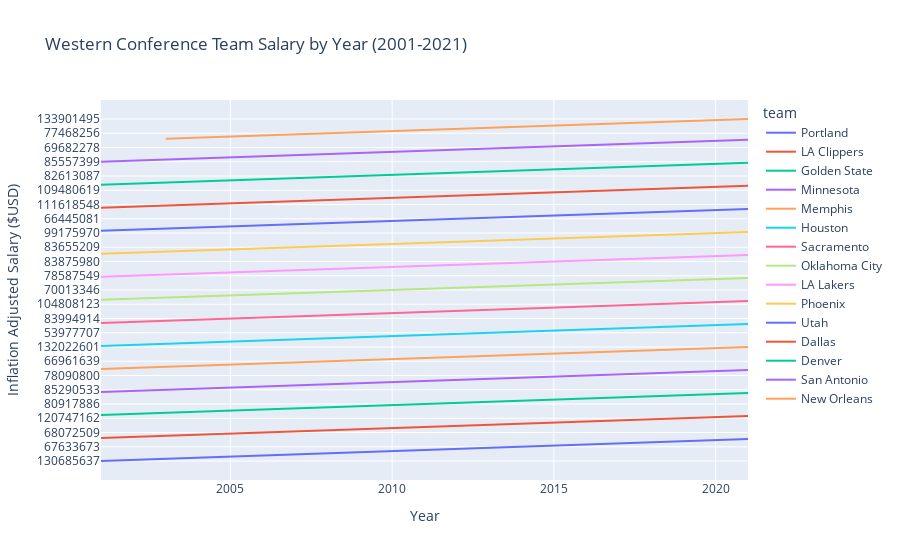
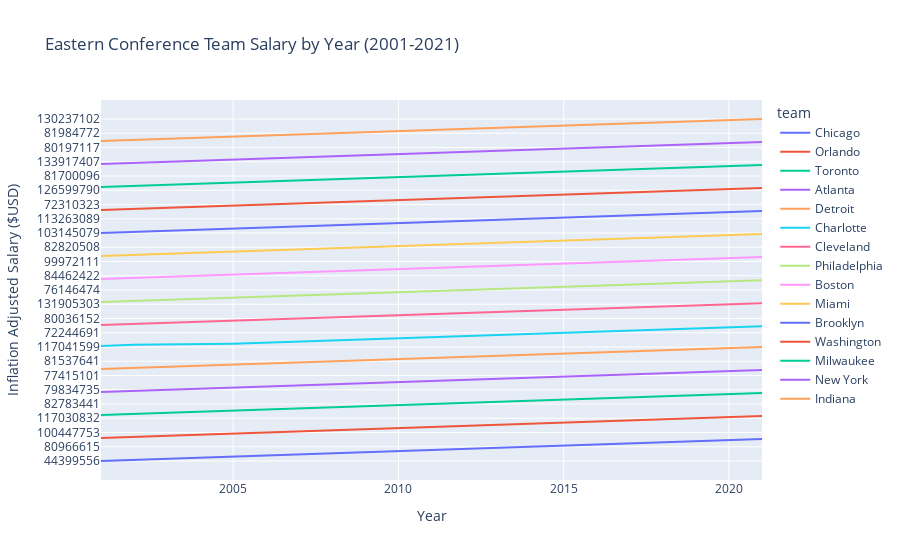

The cell these charts' notebook holds for them, in order:
### Markdown cell above
The above bar chart illustrates inflation adjusted salary information once again for each team.
In plotting this information in a different form, we may gain some additional insights not previously observed in the scatter plot.
Not only does this chart illustrate the difference in team salaries by season through the size of each segment within the bars,
it also shows an interesting allocation across teams, namely the total compensation for the previous 20 years.
Examining the height of the overall bars for each team indicates the total salaries paid during the past 20 seasons – this clearly shows
that some teams have paid far larger salaries than others over the 20-year period being examined.
For example, New York shows just under 2.5 billion dollars paid (adjusted for inflation)
while Charlotte shows under 1.5 billion dollars (adjusted for inflation) over the same time frame.

### Code cell
#sorting by year in order to plot salaries as a time series
team_sal_yr_srt = team_sal.sort_values('Year',ascending=True)

fig6 = px.line(team_sal_yr_srt[team_sal_yr_srt['conference']=='Western Conference'], x='Year',y='salary(Inflation)',color='team',
               title='Western Conference Team Salary by Year (2001-2021)',
               labels={'salary(Inflation)': 'Inflation Adjusted Salary ($USD)'})
fig6.show()

fig6 = px.line(team_sal_yr_srt[team_sal_yr_srt['conference']=='Eastern Conference'], x='Year',y='salary(Inflation)',color='team',
               title='Eastern Conference Team Salary by Year (2001-2021)',
               labels={'salary(Inflation)': 'Inflation Adjusted Salary ($USD)'})
fig6.show()

### Figure 1 — Plotly figure (JSON) as saved in the notebook; plotly's stock layout.template omitted (floating-point values rounded to 4 significant figures)
{"data": [{"hovertemplate": "team=Portland<br>Year=%{x}<br>Inflation Adjusted Salary ($USD)=%{y}<extra></extra>", "legendgroup": "Portland", "line": {"color": "#636efa", "dash": "solid"}, "marker": {"symbol": "circle"}, "mode": "lines", "name": "Portland", "orientation": "h", "showlegend": true, "type": "scatter", "x": [2001, 2002, 2003, 2004, 2005, 2006, 2007, 2008, 2009, 2010, 2011, 2012, 2013, 2014, 2015, 2016, 2017, 2018, 2019, 2020, 2021], "xaxis": "x", "y": ["130685637", "122081136", "151318745", "116418097", "113706964", "79549869", "95325656", "90622575", "94558421", "68062351", "88213909", "92419505", "66778171", "67633673", "75645209", "66638236", "128067649", "124931523", "133258826", "132832183", "131904647"], "yaxis": "y"}, {"hovertemplate": "team=LA Clippers<br>Year=%{x}<br>Inflation Adjusted Salary ($USD)=%{y}<extra></extra>", "legendgroup": "LA Clippers", "line": {"color": "#EF553B", "dash": "solid"}, "marker": {"symbol": "circle"}, "mode": "lines", "name": "LA Clippers", "orientation": "h", "showlegend": true, "type": "scatter", "x": [2001, 2002, 2003, 2004, 2005, 2006, 2007, 2008, 2009, 2010, 2011, 2012, 2013, 2014, 2015, 2016, 2017, 2018, 2019, 2020, 2021], "xaxis": "x", "y": ["44271376", "49024771", "61555695", "54891473", "61810481", "68072509", "75193160", "80237310", "73945671", "73644132", "62951979", "76901427", "77686584", "80649628", "92218473", "104808488", "122745802", "125336563", "120747162", "132355511", "139722606"], "yaxis": "y"}, {"hovertemplate": "team=Golden State<br>Year=%{x}<br>Inflation Adjusted Salary ($USD)=%{y}<extra></extra>", "legendgroup": "Golden State", "line": {"color": "#00cc96", "dash": "solid"}, "marker": {"symbol": "circle"}, "mode": "lines", "name": "Golden State", "orientation": "h", "showlegend": true, "type": "scatter", "x": [2001, 2002, 2003, 2004, 2005, 2006, 2007, 2008, 2009, 2010, 2011, 2012, 2013, 2014, 2015, 2016, 2017, 2018, 2019, 2020, 2021], "xaxis": "x", "y": ["63347202", "69056499", "68408215", "74906661", "74666976", "75701606", "82602226", "76897002", "79426692", "78109367", "80917886", "70326943", "78679974", "80046105", "79619438", "101189798", "108656876", "144824464", "149663080", "130089563", "171105334"], "yaxis": "y"}, {"hovertemplate": "team=Minnesota<br>Year=%{x}<br>Inflation Adjusted Salary ($USD)=%{y}<extra></extra>", "legendgroup": "Minnesota", "line": {"color": "#ab63fa", "dash": "solid"}, "marker": {"symbol": "circle"}, "mode": "lines", "name": "Minnesota", "orientation": "h", "showlegend": true, "type": "scatter", "x": [2001, 2002, 2003, 2004, 2005, 2006, 2007, 2008, 2009, 2010, 2011, 2012, 2013, 2014, 2015, 2016, 2017, 2018, 2019, 2020, 2021], "xaxis": "x", "y": ["71011552", "79792192", "85290533", "100020234", "95295751", "81951849", "84899792", "85429019", "78282372", "74405418", "63230864", "64921888", "72268424", "75697211", "75041784", "78090800", "89342526", "122160471", "124773273", "114940421", "130334934"], "yaxis": "y"}, {"hovertemplate": "team=Memphis<br>Year=%{x}<br>Inflation Adjusted Salary ($USD)=%{y}<extra></extra>", "legendgroup": "Memphis", "line": {"color": "#FFA15A", "dash": "solid"}, "marker": {"symbol": "circle"}, "mode": "lines", "name": "Memphis", "orientation": "h", "showlegend": true, "type": "scatter", "x": [2001, 2002, 2003, 2004, 2005, 2006, 2007, 2008, 2009, 2010, 2011, 2012, 2013, 2014, 2015, 2016, 2017, 2018, 2019, 2020, 2021], "xaxis": "x", "y": ["73121988", "73748227", "87426238", "80522362", "91065838", "89500664", "78724625", "66961639", "65927110", "68470169", "83077585", "80664209", "70835373", "79482784", "81293315", "89905480", "117747216", "116503695", "129014051", "99131862", "132022601"], "yaxis": "y"}, {"hovertemplate": "team=Houston<br>Year=%{x}<br>Inflation Adjusted Salary ($USD)=%{y}<extra></extra>", "legendgroup": "Houston", "line": {"color": "#19d3f3", "dash": "solid"}, "marker": {"symbol": "circle"}, "mode": "lines", "name": "Houston", "orientation": "h", "showlegend": true, "type": "scatter", "x": [2001, 2002, 2003, 2004, 2005, 2006, 2007, 2008, 2009, 2010, 2011, 2012, 2013, 2014, 2015, 2016, 2017, 2018, 2019, 2020, 2021], "xaxis": "x", "y": ["73695406", "71210143", "71909791", "77748072", "81924676", "91796140", "81109569", "86481008", "86361099", "82582941", "85530967", "65124515", "53977707", "63838780", "83121875", "94529294", "97288163", "126191680", "129389144", "128937160", "131784255"], "yaxis": "y"}, {"hovertemplate": "team=Sacramento<br>Year=%{x}<br>Inflation Adjusted Salary ($USD)=%{y}<extra></extra>", "legendgroup": "Sacramento", "line": {"color": "#FF6692", "dash": "solid"}, "marker": {"symbol": "circle"}, "mode": "lines", "name": "Sacramento", "orientation": "h", "showlegend": true, "type": "scatter", "x": [2001, 2002, 2003, 2004, 2005, 2006, 2007, 2008, 2009, 2010, 2011, 2012, 2013, 2014, 2015, 2016, 2017, 2018, 2019, 2020, 2021], "xaxis": "x", "y": ["69183929", "79541971", "100907091", "95951595", "83994914", "83253149", "81692814", "78449733", "81533319", "80695005", "53541040", "55906037", "61137931", "65330434", "79368398", "76279505", "102251465", "104808123", "103805581", "114531782", "106847430"], "yaxis": "y"}, {"hovertemplate": "team=Oklahoma City<br>Year=%{x}<br>Inflation Adjusted Salary ($USD)=%{y}<extra></extra>", "legendgroup": "Oklahoma City", "line": {"color": "#B6E880", "dash": "solid"}, "marker": {"symbol": "circle"}, "mode": "lines", "name": "Oklahoma City", "orientation": "h", "showlegend": true, "type": "scatter", "x": [2001, 2002, 2003, 2004, 2005, 2006, 2007, 2008, 2009, 2010, 2011, 2012, 2013, 2014, 2015, 2016, 2017, 2018, 2019, 2020, 2021], "xaxis": "x", "y": ["77067926", "65979707", "76189081", "73462280", "73141638", "65282117", "72405285", "75304683", "80516684", "70013346", "66142032", "67956869", "77429752", "79107981", "86971605", "103392305", "97581263", "141587738", "148256541", "132870415", "95774839"], "yaxis": "y"}, {"hovertemplate": "team=LA Lakers<br>Year=%{x}<br>Inflation Adjusted Salary ($USD)=%{y}<extra></extra>", "legendgroup": "LA Lakers", "line": {"color": "#FF97FF", "dash": "solid"}, "marker": {"symbol": "circle"}, "mode": "lines", "name": "LA Lakers", "orientation": "h", "showlegend": true, "type": "scatter", "x": [2001, 2002, 2003, 2004, 2005, 2006, 2007, 2008, 2009, 2010, 2011, 2012, 2013, 2014, 2015, 2016, 2017, 2018, 2019, 2020, 2021], "xaxis": "x", "y": ["88177651", "78587549", "90495743", "89987682", "88413490", "96647948", "97960248", "89862199", "92185313", "109215362", "108136161", "100806814", "112488883", "85478505", "83875980", "78530593", "101380286", "108533052", "109696872", "119739915", "139334713"], "yaxis": "y"}, {"hovertemplate": "team=Phoenix<br>Year=%{x}<br>Inflation Adjusted Salary ($USD)=%{y}<extra></extra>", "legendgroup": "Phoenix", "line": {"color": "#FECB52", "dash": "solid"}, "marker": {"symbol": "circle"}, "mode": "lines", "name": "Phoenix", "orientation": "h", "showlegend": true, "type": "scatter", "x": [2001, 2002, 2003, 2004, 2005, 2006, 2007, 2008, 2009, 2010, 2011, 2012, 2013, 2014, 2015, 2016, 2017, 2018, 2019, 2020, 2021], "xaxis": "x", "y": ["80608430", "81968386", "79137624", "93929275", "60608355", "71078962", "83655209", "88249053", "89693071", "78033080", "78036385", "92099560", "60884409", "61350727", "62754255", "73562377", "96003042", "97543120", "111198041", "99175970", "128858241"], "yaxis": "y"}, {"hovertemplate": "team=Utah<br>Year=%{x}<br>Inflation Adjusted Salary ($USD)=%{y}<extra></extra>", "legendgroup": "Utah", "line": {"color": "#636efa", "dash": "solid"}, "marker": {"symbol": "circle"}, "mode": "lines", "name": "Utah", "orientation": "h", "showlegend": true, "type": "scatter", "x": [2001, 2002, 2003, 2004, 2005, 2006, 2007, 2008, 2009, 2010, 2011, 2012, 2013, 2014, 2015, 2016, 2017, 2018, 2019, 2020, 2021], "xaxis": "x", "y": ["80589757", "76241809", "72989400", "48763441", "59136697", "76044013", "79237774", "80374831", "77571077", "85941383", "89717461", "66445081", "73760110", "62832932", "65814018", "68715203", "85717182", "111143366", "116449685", "119678146", "136881324"], "yaxis": "y"}, {"hovertemplate": "team=Dallas<br>Year=%{x}<br>Inflation Adjusted Salary ($USD)=%{y}<extra></extra>", "legendgroup": "Dallas", "line": {"color": "#EF553B", "dash": "solid"}, "marker": {"symbol": "circle"}, "mode": "lines", "name": "Dallas", "orientation": "h", "showlegend": true, "type": "scatter", "x": [2001, 2002, 2003, 2004, 2005, 2006, 2007, 2008, 2009, 2010, 2011, 2012, 2013, 2014, 2015, 2016, 2017, 2018, 2019, 2020, 2021], "xaxis": "x", "y": ["78168771", "83943444", "104523585", "111618548", "124900998", "130495415", "112485175", "125828564", "111977963", "106272786", "101018108", "88147505", "78376184", "82816170", "91743400", "81450292", "109480619", "89919516", "88963153", "121651576", "127657823"], "yaxis": "y"}, {"hovertemplate": "team=Denver<br>Year=%{x}<br>Inflation Adjusted Salary ($USD)=%{y}<extra></extra>", "legendgroup": "Denver", "line": {"color": "#00cc96", "dash": "solid"}, "marker": {"symbol": "circle"}, "mode": "lines", "name": "Denver", "orientation": "h", "showlegend": true, "type": "scatter", "x": [2001, 2002, 2003, 2004, 2005, 2006, 2007, 2008, 2009, 2010, 2011, 2012, 2013, 2014, 2015, 2016, 2017, 2018, 2019, 2020, 2021], "xaxis": "x", "y": ["78040738", "78874976", "70373566", "55290425", "62650997", "74876666", "83244380", "102645429", "82613087", "89563200", "80449464", "66873548", "71273659", "72625812", "61458077", "78416804", "89672906", "113181665", "121054282", "129577527", "129793210"], "yaxis": "y"}, {"hovertemplate": "team=San Antonio<br>Year=%{x}<br>Inflation Adjusted Salary ($USD)=%{y}<extra></extra>", "legendgroup": "San Antonio", "line": {"color": "#ab63fa", "dash": "solid"}, "marker": {"symbol": "circle"}, "mode": "lines", "name": "San Antonio", "orientation": "h", "showlegend": true, "type": "scatter", "x": [2001, 2002, 2003, 2004, 2005, 2006, 2007, 2008, 2009, 2010, 2011, 2012, 2013, 2014, 2015, 2016, 2017, 2018, 2019, 2020, 2021], "xaxis": "x", "y": ["85557399", "66396932", "76210688", "65205740", "64556769", "84258224", "83417867", "86672059", "80138361", "94825407", "82227153", "84210148", "78457104", "69682278", "76546596", "94884468", "119816133", "120643621", "124391233", "119987148", "129537825"], "yaxis": "y"}, {"hovertemplate": "team=New Orleans<br>Year=%{x}<br>Inflation Adjusted Salary ($USD)=%{y}<extra></extra>", "legendgroup": "New Orleans", "line": {"color": "#FFA15A", "dash": "solid"}, "marker": {"symbol": "circle"}, "mode": "lines", "name": "New Orleans", "orientation": "h", "showlegend": true, "type": "scatter", "x": [2003, 2004, 2005, 2006, 2007, 2008, 2009, 2010, 2011, 2012, 2013, 2014, 2015, 2016, 2017, 2018, 2019, 2020, 2021], "xaxis": "x", "y": ["63709647", "69887542", "76880958", "54710769", "68291410", "77468256", "79561452", "83860035", "80699541", "74740139", "72049124", "74366415", "86543655", "90429946", "108690692", "127148253", "118727603", "118629402", "133901495"], "yaxis": "y"}], "layout": {"legend": {"title": {"text": "team"}, "tracegroupgap": 0}, "title": {"text": "Western Conference Team Salary by Year (2001-2021)"}, "xaxis": {"anchor": "y", "domain": [0.0, 1.0], "title": {"text": "Year"}}, "yaxis": {"anchor": "x", "domain": [0.0, 1.0], "title": {"text": "Inflation Adjusted Salary ($USD)"}}}}

### Figure 2 — Plotly figure (JSON) as saved in the notebook; plotly's stock layout.template omitted (floating-point values rounded to 4 significant figures)
{"data": [{"hovertemplate": "team=Chicago<br>Year=%{x}<br>Inflation Adjusted Salary ($USD)=%{y}<extra></extra>", "legendgroup": "Chicago", "line": {"color": "#636efa", "dash": "solid"}, "marker": {"symbol": "circle"}, "mode": "lines", "name": "Chicago", "orientation": "h", "showlegend": true, "type": "scatter", "x": [2001, 2002, 2003, 2004, 2005, 2006, 2007, 2008, 2009, 2010, 2011, 2012, 2013, 2014, 2015, 2016, 2017, 2018, 2019, 2020, 2021], "xaxis": "x", "y": ["44399556", "61687130", "63813125", "77872081", "77836650", "75770479", "69569485", "78054961", "80263586", "83306095", "64504629", "79431243", "83683955", "80966615", "72917186", "94064534", "98963441", "95209595", "115193422", "113328998", "128963580"], "yaxis": "y"}, {"hovertemplate": "team=Orlando<br>Year=%{x}<br>Inflation Adjusted Salary ($USD)=%{y}<extra></extra>", "legendgroup": "Orlando", "line": {"color": "#EF553B", "dash": "solid"}, "marker": {"symbol": "circle"}, "mode": "lines", "name": "Orlando", "orientation": "h", "showlegend": true, "type": "scatter", "x": [2001, 2002, 2003, 2004, 2005, 2006, 2007, 2008, 2009, 2010, 2011, 2012, 2013, 2014, 2015, 2016, 2017, 2018, 2019, 2020, 2021], "xaxis": "x", "y": ["56015304", "66598516", "72273927", "70993689", "90297231", "100447753", "78072345", "71969607", "82085248", "98246805", "107358700", "100453936", "74771093", "62872712", "64496249", "68273611", "111343881", "103874703", "117030832", "126909843", "121739163"], "yaxis": "y"}, {"hovertemplate": "team=Toronto<br>Year=%{x}<br>Inflation Adjusted Salary ($USD)=%{y}<extra></extra>", "legendgroup": "Toronto", "line": {"color": "#00cc96", "dash": "solid"}, "marker": {"symbol": "circle"}, "mode": "lines", "name": "Toronto", "orientation": "h", "showlegend": true, "type": "scatter", "x": [2001, 2002, 2003, 2004, 2005, 2006, 2007, 2008, 2009, 2010, 2011, 2012, 2013, 2014, 2015, 2016, 2017, 2018, 2019, 2020, 2021], "xaxis": "x", "y": ["57292160", "76263240", "79400043", "88458245", "83853697", "82722851", "64818328", "81715196", "86531577", "81061593", "82783441", "62887477", "71570109", "79006676", "87955279", "77338864", "116160386", "123059496", "140969781", "123254273", "129131910"], "yaxis": "y"}, {"hovertemplate": "team=Atlanta<br>Year=%{x}<br>Inflation Adjusted Salary ($USD)=%{y}<extra></extra>", "legendgroup": "Atlanta", "line": {"color": "#ab63fa", "dash": "solid"}, "marker": {"symbol": "circle"}, "mode": "lines", "name": "Atlanta", "orientation": "h", "showlegend": true, "type": "scatter", "x": [2001, 2002, 2003, 2004, 2005, 2006, 2007, 2008, 2009, 2010, 2011, 2012, 2013, 2014, 2015, 2016, 2017, 2018, 2019, 2020, 2021], "xaxis": "x", "y": ["58762651", "74623833", "79834735", "90512897", "55798865", "56920182", "61726391", "68672363", "80313146", "78744343", "84530590", "84138365", "74942614", "65136701", "63080477", "77415101", "103020345", "105234890", "81005062", "86152846", "118804016"], "yaxis": "y"}, {"hovertemplate": "team=Detroit<br>Year=%{x}<br>Inflation Adjusted Salary ($USD)=%{y}<extra></extra>", "legendgroup": "Detroit", "line": {"color": "#FFA15A", "dash": "solid"}, "marker": {"symbol": "circle"}, "mode": "lines", "name": "Detroit", "orientation": "h", "showlegend": true, "type": "scatter", "x": [2001, 2002, 2003, 2004, 2005, 2006, 2007, 2008, 2009, 2010, 2011, 2012, 2013, 2014, 2015, 2016, 2017, 2018, 2019, 2020, 2021], "xaxis": "x", "y": ["60524473", "61433420", "68465785", "74999460", "74420675", "79021432", "74977055", "81537641", "84160200", "71934302", "77490864", "81001811", "77298758", "68878010", "72912853", "83458487", "113906724", "126052403", "129474908", "105202536", "117041599"], "yaxis": "y"}, {"hovertemplate": "team=Charlotte<br>Year=%{x}<br>Inflation Adjusted Salary ($USD)=%{y}<extra></extra>", "legendgroup": "Charlotte", "line": {"color": "#19d3f3", "dash": "solid"}, "marker": {"symbol": "circle"}, "mode": "lines", "name": "Charlotte", "orientation": "h", "showlegend": true, "type": "scatter", "x": [2001, 2002, 2005, 2006, 2007, 2008, 2009, 2010, 2011, 2012, 2013, 2014, 2015, 2016, 2017, 2018, 2019, 2020, 2021], "xaxis": "x", "y": ["69446013", "72414075", "32510107", "44347612", "53317908", "66500052", "74066691", "82088660", "78703029", "66129870", "65295241", "66679012", "72244691", "83030687", "110228324", "123536554", "124226596", "97175492", "108218809"], "yaxis": "y"}, {"hovertemplate": "team=Cleveland<br>Year=%{x}<br>Inflation Adjusted Salary ($USD)=%{y}<extra></extra>", "legendgroup": "Cleveland", "line": {"color": "#FF6692", "dash": "solid"}, "marker": {"symbol": "circle"}, "mode": "lines", "name": "Cleveland", "orientation": "h", "showlegend": true, "type": "scatter", "x": [2001, 2002, 2003, 2004, 2005, 2006, 2007, 2008, 2009, 2010, 2011, 2012, 2013, 2014, 2015, 2016, 2017, 2018, 2019, 2020, 2021], "xaxis": "x", "y": ["74438948", "66114748", "71091848", "64816180", "66827816", "68000030", "80036152", "101729018", "107563052", "99678198", "63856416", "74094385", "61194381", "73588522", "89334199", "116995329", "137469857", "144943173", "126095922", "131905303", "129605319"], "yaxis": "y"}, {"hovertemplate": "team=Philadelphia<br>Year=%{x}<br>Inflation Adjusted Salary ($USD)=%{y}<extra></extra>", "legendgroup": "Philadelphia", "line": {"color": "#B6E880", "dash": "solid"}, "marker": {"symbol": "circle"}, "mode": "lines", "name": "Philadelphia", "orientation": "h", "showlegend": true, "type": "scatter", "x": [2001, 2002, 2003, 2004, 2005, 2006, 2007, 2008, 2009, 2010, 2011, 2012, 2013, 2014, 2015, 2016, 2017, 2018, 2019, 2020, 2021], "xaxis": "x", "y": ["76390235", "84107518", "92890723", "84778406", "97780585", "112406507", "87846844", "91608582", "80468857", "77548908", "81509152", "76146474", "74928756", "57124300", "58792158", "69768256", "90677150", "106081772", "117780678", "130751219", "147825311"], "yaxis": "y"}, {"hovertemplate": "team=Boston<br>Year=%{x}<br>Inflation Adjusted Salary ($USD)=%{y}<extra></extra>", "legendgroup": "Boston", "line": {"color": "#FF97FF", "dash": "solid"}, "marker": {"symbol": "circle"}, "mode": "lines", "name": "Boston", "orientation": "h", "showlegend": true, "type": "scatter", "x": [2001, 2002, 2003, 2004, 2005, 2006, 2007, 2008, 2009, 2010, 2011, 2012, 2013, 2014, 2015, 2016, 2017, 2018, 2019, 2020, 2021], "xaxis": "x", "y": ["76978277", "68816840", "75301645", "84462422", "87758815", "75426885", "80021854", "92191641", "93296522", "99861832", "97039327", "91162985", "84826589", "78260193", "67296895", "83335233", "99972111", "121328679", "128223783", "118519734", "132931565"], "yaxis": "y"}, {"hovertemplate": "team=Miami<br>Year=%{x}<br>Inflation Adjusted Salary ($USD)=%{y}<extra></extra>", "legendgroup": "Miami", "line": {"color": "#FECB52", "dash": "solid"}, "marker": {"symbol": "circle"}, "mode": "lines", "name": "Miami", "orientation": "h", "showlegend": true, "type": "scatter", "x": [2001, 2002, 2003, 2004, 2005, 2006, 2007, 2008, 2009, 2010, 2011, 2012, 2013, 2014, 2015, 2016, 2017, 2018, 2019, 2020, 2021], "xaxis": "x", "y": ["109866267", "77268395", "82223230", "66448146", "80890805", "80496874", "81844901", "92511051", "82820508", "88693658", "78304632", "86193835", "90353229", "89252108", "82001032", "92650377", "107754051", "140629748", "156701881", "130706462", "134731235"], "yaxis": "y"}, {"hovertemplate": "team=Brooklyn<br>Year=%{x}<br>Inflation Adjusted Salary ($USD)=%{y}<extra></extra>", "legendgroup": "Brooklyn", "line": {"color": "#636efa", "dash": "solid"}, "marker": {"symbol": "circle"}, "mode": "lines", "name": "Brooklyn", "orientation": "h", "showlegend": true, "type": "scatter", "x": [2001, 2002, 2003, 2004, 2005, 2006, 2007, 2008, 2009, 2010, 2011, 2012, 2013, 2014, 2015, 2016, 2017, 2018, 2019, 2020, 2021], "xaxis": "x", "y": ["103145079", "108902877", "86571807", "89389904", "74721686", "88074249", "81933582", "76510846", "73830587", "70955288", "69185828", "74557660", "98460530", "113263089", "94985092", "86701814", "88127334", "100480775", "121589931", "119657646", "170444633"], "yaxis": "y"}, {"hovertemplate": "team=Washington<br>Year=%{x}<br>Inflation Adjusted Salary ($USD)=%{y}<extra></extra>", "legendgroup": "Washington", "line": {"color": "#EF553B", "dash": "solid"}, "marker": {"symbol": "circle"}, "mode": "lines", "name": "Washington", "orientation": "h", "showlegend": true, "type": "scatter", "x": [2001, 2002, 2003, 2004, 2005, 2006, 2007, 2008, 2009, 2010, 2011, 2012, 2013, 2014, 2015, 2016, 2017, 2018, 2019, 2020, 2021], "xaxis": "x", "y": ["88353738", "79332075", "66908545", "64109492", "67672794", "72310323", "79707044", "80770657", "83346268", "87776055", "68983576", "63256713", "67084795", "71429870", "79361804", "91883782", "111257914", "129770841", "126599790", "122079496", "131294012"], "yaxis": "y"}, {"hovertemplate": "team=Milwaukee<br>Year=%{x}<br>Inflation Adjusted Salary ($USD)=%{y}<extra></extra>", "legendgroup": "Milwaukee", "line": {"color": "#00cc96", "dash": "solid"}, "marker": {"symbol": "circle"}, "mode": "lines", "name": "Milwaukee", "orientation": "h", "showlegend": true, "type": "scatter", "x": [2001, 2002, 2003, 2004, 2005, 2006, 2007, 2008, 2009, 2010, 2011, 2012, 2013, 2014, 2015, 2016, 2017, 2018, 2019, 2020, 2021], "xaxis": "x", "y": ["86459659", "81429470", "83107141", "74700533", "78070553", "83532201", "80678785", "77420658", "84073584", "79810415", "81700096", "68745693", "70111817", "60060525", "58919473", "79772046", "102946239", "126839676", "134007700", "123403921", "136623929"], "yaxis": "y"}, {"hovertemplate": "team=New York<br>Year=%{x}<br>Inflation Adjusted Salary ($USD)=%{y}<extra></extra>", "legendgroup": "New York", "line": {"color": "#ab63fa", "dash": "solid"}, "marker": {"symbol": "circle"}, "mode": "lines", "name": "New York", "orientation": "h", "showlegend": true, "type": "scatter", "x": [2001, 2002, 2003, 2004, 2005, 2006, 2007, 2008, 2009, 2010, 2011, 2012, 2013, 2014, 2015, 2016, 2017, 2018, 2019, 2020, 2021], "xaxis": "x", "y": ["110666888", "124543515", "133917407", "125523161", "139386413", "167841210", "149101527", "119017437", "113860752", "102440963", "79263490", "88048116", "89846778", "98339622", "88010715", "80197117", "109735673", "110928980", "126231354", "100879351", "102137151"], "yaxis": "y"}, {"hovertemplate": "team=Indiana<br>Year=%{x}<br>Inflation Adjusted Salary ($USD)=%{y}<extra></extra>", "legendgroup": "Indiana", "line": {"color": "#FFA15A", "dash": "solid"}, "marker": {"symbol": "circle"}, "mode": "lines", "name": "Indiana", "orientation": "h", "showlegend": true, "type": "scatter", "x": [2001, 2002, 2003, 2004, 2005, 2006, 2007, 2008, 2009, 2010, 2011, 2012, 2013, 2014, 2015, 2016, 2017, 2018, 2019, 2020, 2021], "xaxis": "x", "y": ["82372624", "77337095", "76625920", "81614052", "89780182", "104433332", "80196540", "81984772", "82080344", "79759805", "76983241", "58879888", "74265222", "74171847", "80898305", "77354035", "96564039", "100266438", "113276848", "113601104", "130237102"], "yaxis": "y"}], "layout": {"legend": {"title": {"text": "team"}, "tracegroupgap": 0}, "title": {"text": "Eastern Conference Team Salary by Year (2001-2021)"}, "xaxis": {"anchor": "y", "domain": [0.0, 1.0], "title": {"text": "Year"}}, "yaxis": {"anchor": "x", "domain": [0.0, 1.0], "title": {"text": "Inflation Adjusted Salary ($USD)"}}}}
